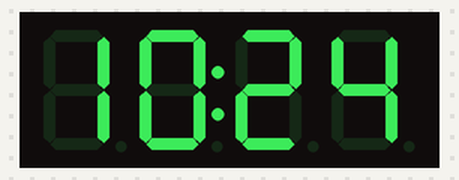
The sketch below on a simulated Arduino Uno, built with avr-gcc and run on an emulated ATmega328P. Parts: 4-digit seven-segment display. The local clock reads 2024-03-15 10:24:30 at power-on unless the sketch sets it.

Above: at 0.1 s.
At 90.1 s:
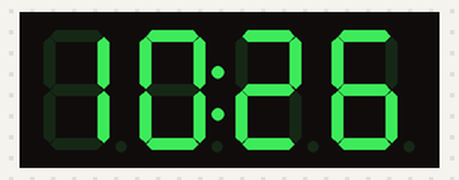

The sketch:

Clock.ino
```cpp
#include "Wire.h"
#include "SevenSeg.h"
#include <DS1302.h>
#include <LowPower.h>

DS1302 rtc(7, 6, 5); // RST, DAT, CLK

int Now_Hour;
int Now_Min;
const int numOfDigits = 4;
SevenSeg disp(9, A2, 13, 4, 2, 8, A1);
int digitPins[numOfDigits] = {10, 11, 12, 1};
int colonPin = 0;
int dc = 75;  // range 0 to 100
char c = ':' ;

void setup()
{
  //rtc.halt(false);
  //rtc.writeProtect(false);
  //rtc.setTime(9, 5, 30);
  //rtc.writeProtect(true);.
  ADCSRA = 0;
  disp.setDigitPins(numOfDigits, digitPins);
  disp.setCommonCathode();
  disp.setColonPin(colonPin);
  disp.setDutyCycle(dc);
  disp.setDigitDelay (1667);

}

void loop()
{
  LowPower.powerDown(SLEEP_15MS, ADC_OFF, BOD_OFF);
  getHourTime();
  disp.writeClock(Now_Hour, Now_Min, c);

}


void getHourTime()
{
  String Now_Hour_s = rtc.getTimeStr();
  String Now_Hour_m = rtc.getTimeStr(); // 00：00：00 time fomat
  String Hour_temp1;
  Hour_temp1 = Now_Hour_s.charAt(0);
  Now_Hour_s = Hour_temp1 + Now_Hour_s.charAt(1);
  Now_Hour = Now_Hour_s.toInt();
  Hour_temp1 = Now_Hour_m.charAt(3);
  Now_Hour_m = Hour_temp1 + Now_Hour_m.charAt(4);
  Now_Min = Now_Hour_m.toInt();
}
```

Measured:
- what the display in image 0 shows lasts 30.0 s, from 0.0 s to 30.0 s
